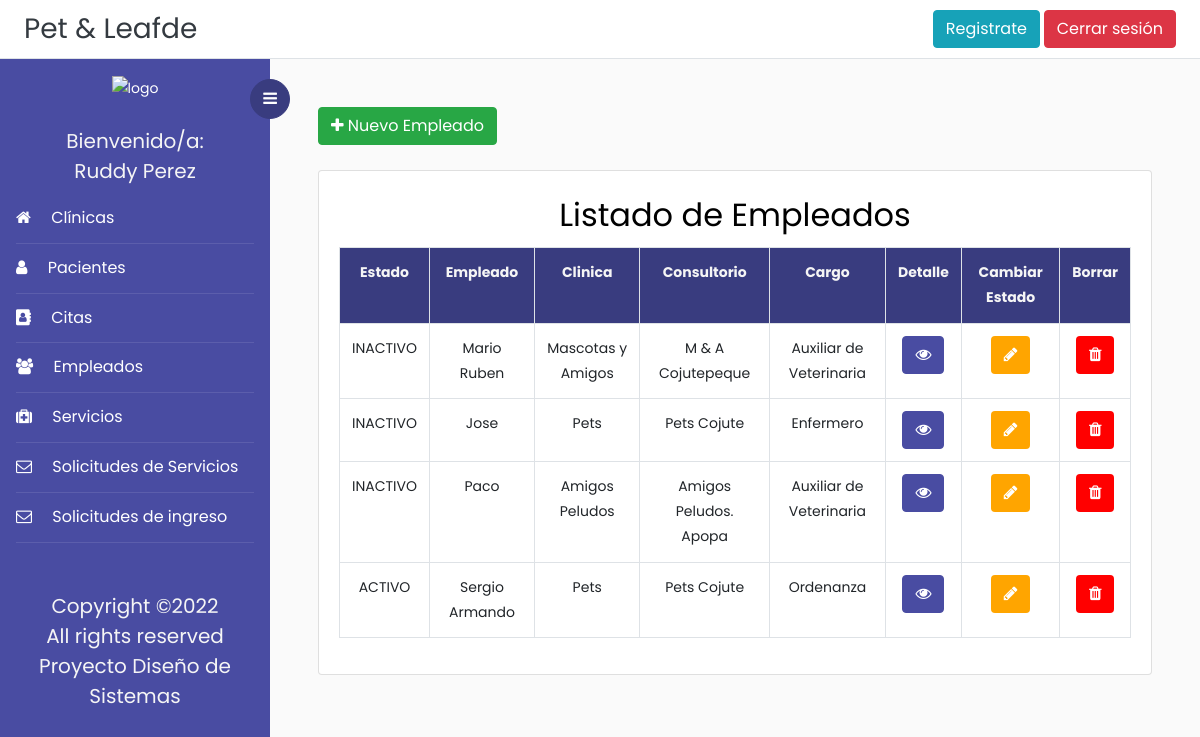
/listadoEmpleados/ (signed in), run on the app's committed database.
### Veterinaria/models.py (models this page shows, shortened)
class Empleado(models.Model):
    duiEmp = models.CharField(max_length=10, verbose_name="DUI", help_text="########-#",primary_key=True, validators=[formato_Dui])
    nombreEmp = models.CharField(max_length=100, validators=[solo_Letras])
    apellidoEmp = models.CharField(max_length=100, validators=[solo_Letras])
    telefonoEmp = models.CharField(max_length=10, help_text="####-####", validators=[formato_Telefono])
    cargo = models.CharField(max_length=50)
    salario = models.CharField(max_length=9, validators=[solo_Numeros])
    clinica = models.ForeignKey('Clinica', on_delete = models.PROTECT)
    consultorio = models.ForeignKey('Consultorio', on_delete = models.CASCADE)
    activo = models.BooleanField(blank=True,  default=1)

class Consultorio(models.Model):
    clinica = models.ForeignKey('Clinica', on_delete = models.CASCADE)
    nombre = models.CharField(max_length=60)
    direccion = models.TextField()
    longitud = models.FloatField(blank=True, null=True)
    latitud = models.FloatField(blank=True, null=True)
    correoElectronico = models.CharField(max_length=200, null=True)
    horarios = models.CharField(max_length=50)
    telefono = models.CharField(max_length=9, validators=[formato_Telefono])
    servicios = models.ManyToManyField('Servicio')
    fechaIngreso = models.DateField(auto_now_add=True, null=True)
    ESTADO = (('Activa','Activa'),('Inactiva', 'Inactiva'))
    estado = models.CharField(max_length=10, choices=ESTADO, default="Activa")
    def __str__(self):
        return self.nombre

class Clinica(models.Model):
    id = models.IntegerField(primary_key = True)
    propietario = models.CharField(max_length=50, validators=[solo_Letras])
    nombre = models.CharField(max_length=60)
    direccion = models.TextField()
    horarios = models.CharField(max_length=50)
    telefono = models.CharField(max_length=9)
    fechaIngreso = models.DateField(auto_now_add=True, null=True)
    correoElectronico = models.CharField(max_length=200, null=True)
    ESTADO = (('Activa','Activa'),('Inactiva', 'Inactiva'))
    estado = models.CharField(max_length=10, choices=ESTADO, default="Activa")

### Veterinaria/views.py (the view)
# urls.py: path('listadoEmpleados/', login_required(ListarEmpleados.as_view()), name='listado_empleados'),
class ListarEmpleados(ListView):
    model = Empleado
    template_name = 'Plantillas/listadoEmpleados.html'
    context_object_name = 'empleados'

### Veterinaria/templates/Plantillas/listadoEmpleados.html (shortened to what this page needs)
{% extends 'base.html' %}
{% block content %}
<div class="d-flex justify-content-start">
		<a href="{% url 'crear_empleado' %}" class="btn btn-success"><i class="fa fa-plus" aria-hidden="true"></i> Nuevo Empleado</a>
</div>&nbsp;
<div class="row">
    <div class="col-md">
        <div class="card">
            <div class="card-body">
                <h2 align ="center">Listado de Empleados</h2>
                <table  class="table table-bordered ">
					<tr style="text-align: center; background-color: #393c7f; color:whitesmoke;">
						<th style="text-align: center">Estado</th>
						<th style="text-align: center">Empleado</th>
						<th style="text-align: center">Clinica</th>
						<th style="text-align: center">Consultorio</th>
						<th style="text-align: center">Cargo</th>
						<th>Detalle</th>
						<th style="text-align: center">Cambiar Estado</th>
						<th>Borrar</th>
					</tr>
					{% for p in empleados %}
						<tr>
							<td style="text-align: center">
								{% if p.activo == 1 %} ACTIVO {% else %} INACTIVO {% endif %}
							</td>
							<td style="text-align: center">
								<div>{{p.nombreEmp}}</div>
							</td>
							<td style="text-align: center">
								<div>{{p.consultorio.clinica.nombre}}</div>
							</td>
							<td style="text-align: center">
								{{p.consultorio}}
							</td>
							<td style="text-align: center">
								{{p.cargo}}
							</td>
							<td style="text-align: center">
								<a href="{% url 'detalle_empleado' p.duiEmp %}" class="btn btn-primary" style="color:white;"><i class="fa fa-eye" aria-hidden="true"></i></a>
							</td>
							<td style="text-align:center;">
								<button onclick="return abrir_modal('{% url 'cambiar_estado' p.duiEmp %}')"  style="color:white; background-color:orange" class="btn btn-successtn"><i class="fa fa-pencil" aria-hidden="true"></i></button>
							</td>
							<td style="text-align:center;">
								<button onclick="return abrir_modal('{% url 'eliminar_empleado' p.duiEmp %}')"  style="color:white; background-color:red" class="btn btn-successtn"><i class="fa fa-trash" aria-hidden="true"></i></button>
							</td>
						</tr>
					{% endfor %}
				</table>
            </div>
        </div>
    </div>
</div>&nbsp;
{% endblock content%}

### Veterinaria/templates/base.html (shortened to what this page needs)
<!doctype html>
<html lang="en">
  <head>
	<link rel="stylesheet" href="https://cdnjs.cloudflare.com/ajax/libs/select2/4.0.13/css/select2.min.css" />
    <link rel="stylesheet" href="https://cdn.jsdelivr.net/bxslider/4.2.12/jquery.bxslider.css">
	<link rel="stylesheet" href="https://stackpath.bootstrapcdn.com/font-awesome/4.7.0/css/font-awesome.min.css">
    {% load static %}
	<link rel="stylesheet" href="{% static 'css/style.css' %}">
    <link href='https://api.mapbox.com/mapbox-gl-js/v2.3.1/mapbox-gl.css' rel='stylesheet' />
  </head>
  <body>
		{% block navbar %}
	  <div class="d-flex flex-column flex-md-row align-items-center p-2 px-md-4 bg-white border-bottom box-shadow">
      <h3 class="my-0 mr-md-auto font-weight-normal" ><a class="text-dark" href="{% url 'index' %}">Pet & Leafde</a></h3>
	  <a class="btn btn-info" href="{% url 'registro'%}">Registrate</a>&nbsp;
	  {% if request.user.is_authenticated %}
      <a class="btn btn-danger" href="{% url 'logout' %}">Cerrar sesión</a>
	  {% else %}
	  <a class="btn btn-success" href="{% url 'login' %}">Iniciar sesión</a>
	  {% endif %}
    </div>
		<div class="wrapper d-flex align-items-stretch">
			<nav id="sidebar">
				<div class="custom-menu">
					<button type="button" id="sidebarCollapse" class="btn btn-primary">
	          <i class="fa fa-bars"></i>
	        </button>
        </div>
				<div class="p-3">
        <div class="contenedor_logo" align="center">
            <img  class="logo"  src="{% static 'images/logo.png'%}" alt="logo">
        </div>&nbsp;
			{% if request.user.is_authenticated %}
			<h5 style="color:whitesmoke;" class="my-0 mr-md-auto font-weight-normal" align ="center">Bienvenido/a:</h5>
			<h5 style="color:whitesmoke;" align ='center'>{{user.first_name}} {{user.last_name}}</h5>
	        <ul class="list-unstyled components mb-5">
	          <li class="active">
	            <a href="{% url 'listar_clinica' %}"><span class="fa fa-home mr-3"></span> Clínicas</a>
	          </li>
	          <li class="active">
	            <a href="{% url 'listado_pacientes' %}"><span class="fa fa-user mr-3"></span> Pacientes</a>
	          </li>
	          <li class="active">
              <a href="{% url 'listado_citas' %}"><span class="fa fa-address-book mr-3"></span> Citas</a>
	          </li>
	          <li class="active">
              	<a href="{% url 'listado_empleados' %}"><span class="fa fa-users mr-3"></span> Empleados</a>
	          </li>
			  <li class="active">
              	<a href="{% url 'listado_servicios' %}"><span class="fa fa-medkit mr-3"></span> Servicios</a>
	          </li>
			  <li class="active">
              	<a href="{% url 'listado_solicitud_servicio' %}"><span class="fa fa-envelope-o mr-3"></span> Solicitudes de Servicios</a>
	          </li>
			  <li class="active">
				<a href="{% url 'listado_solicitudes' %}"><span class="fa fa-envelope-o mr-3"></span> Solicitudes de ingreso</a>
			</li>
			</ul>
			{% endif %}
	        <div class="footer">
	        	<h5 align="center" style="color:whitesmoke;">
						  Copyright &copy;<script>document.write(new Date().getFullYear());</script><br>
						  All rights reserved <br> Proyecto Diseño de Sistemas
	        </div>
	      </div>
    	</nav>
        {% endblock navbar%}
      <div id="content" class="p-4 p-md-5 pt-5">
	  {% block content %}{% endblock content%}
  </body>
</html>

### data on the page
Empleado: activo "INACTIVO", nombreEmp "Mario Ruben", consultorio.clinica.nombre "Mascotas y Amigos", consultorio "M & A Cojutepeque", cargo "Auxiliar de Veterinaria"
Empleado: activo "INACTIVO", nombreEmp "Jose", consultorio.clinica.nombre "Pets", consultorio "Pets Cojute", cargo "Enfermero"
Empleado: activo "INACTIVO", nombreEmp "Paco", consultorio.clinica.nombre "Amigos Peludos", consultorio "Amigos Peludos. Apopa", cargo "Auxiliar de Veterinaria"
Empleado: activo "ACTIVO", nombreEmp "Sergio Armando", consultorio.clinica.nombre "Pets", consultorio "Pets Cojute", cargo "Ordenanza"

### other printed values
{{ user.first_name }} "Ruddy"
{{ user.last_name }} "Perez"
